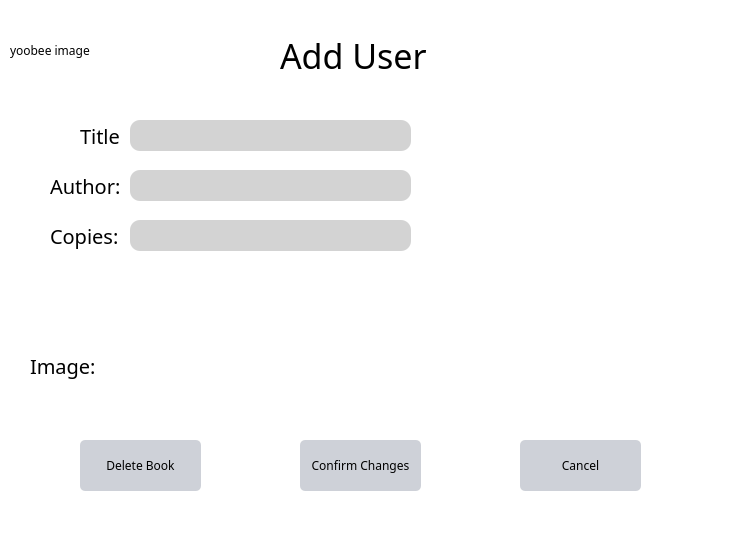
<?xml version="1.0" encoding="UTF-8"?>
<ui version="4.0">
 <class>adminadduser</class>
 <widget class="QDialog" name="adminadduser">
  <property name="geometry">
   <rect>
    <x>0</x>
    <y>0</y>
    <width>731</width>
    <height>540</height>
   </rect>
  </property>
  <property name="windowTitle">
   <string>Dialog</string>
  </property>
  <widget class="QFrame" name="gridFrame_2">
   <property name="geometry">
    <rect>
     <x>0</x>
     <y>0</y>
     <width>731</width>
     <height>541</height>
    </rect>
   </property>
   <property name="styleSheet">
    <string notr="true">*{
background: rgb(255, 255, 255);
fontsize: 15px;
font-family: Century Gothic, sans-serif;
}

QFrame{
border: solid 10px rgba(0, 0, 0);
}

QLineEdit{
color: #8d98a1;
background-color: #d3d3d3;
font-size: 18px;
border-style: outset;
border-radius: 10px;
}
QPushButton{
background: #ced1d8;
border-style: outset;
border-radius: 5px;
}
QPushButton:pressed{
background-color: rgb(77, 77, 77);
border-style: inset;
}
</string>
   </property>
   <widget class="QLabel" name="label_2">
    <property name="geometry">
     <rect>
      <x>80</x>
      <y>120</y>
      <width>41</width>
      <height>31</height>
     </rect>
    </property>
    <property name="styleSheet">
     <string notr="true">font-size: 20px</string>
    </property>
    <property name="text">
     <string>Title:</string>
    </property>
   </widget>
   <widget class="QLabel" name="label_4">
    <property name="geometry">
     <rect>
      <x>50</x>
      <y>220</y>
      <width>91</width>
      <height>31</height>
     </rect>
    </property>
    <property name="styleSheet">
     <string notr="true">font-size: 20px</string>
    </property>
    <property name="text">
     <string>Copies:</string>
    </property>
   </widget>
   <widget class="QLabel" name="label">
    <property name="geometry">
     <rect>
      <x>280</x>
      <y>30</y>
      <width>151</width>
      <height>51</height>
     </rect>
    </property>
    <property name="styleSheet">
     <string notr="true">font-size: 34px</string>
    </property>
    <property name="text">
     <string>Add User</string>
    </property>
   </widget>
   <widget class="QPushButton" name="canceledit">
    <property name="geometry">
     <rect>
      <x>520</x>
      <y>440</y>
      <width>121</width>
      <height>51</height>
     </rect>
    </property>
    <property name="text">
     <string>Cancel</string>
    </property>
   </widget>
   <widget class="QLabel" name="label_3">
    <property name="geometry">
     <rect>
      <x>50</x>
      <y>170</y>
      <width>91</width>
      <height>31</height>
     </rect>
    </property>
    <property name="styleSheet">
     <string notr="true">font-size: 20px</string>
    </property>
    <property name="text">
     <string>Author:</string>
    </property>
   </widget>
   <widget class="QPushButton" name="confimedit">
    <property name="geometry">
     <rect>
      <x>300</x>
      <y>440</y>
      <width>121</width>
      <height>51</height>
     </rect>
    </property>
    <property name="text">
     <string>Confirm Changes</string>
    </property>
   </widget>
   <widget class="QLabel" name="label_5">
    <property name="geometry">
     <rect>
      <x>30</x>
      <y>350</y>
      <width>71</width>
      <height>31</height>
     </rect>
    </property>
    <property name="styleSheet">
     <string notr="true">font-size: 20px</string>
    </property>
    <property name="text">
     <string>Image:</string>
    </property>
   </widget>
   <widget class="QLineEdit" name="book_name_label">
    <property name="geometry">
     <rect>
      <x>130</x>
      <y>120</y>
      <width>281</width>
      <height>31</height>
     </rect>
    </property>
   </widget>
   <widget class="QLineEdit" name="book_author_label">
    <property name="geometry">
     <rect>
      <x>130</x>
      <y>170</y>
      <width>281</width>
      <height>31</height>
     </rect>
    </property>
   </widget>
   <widget class="QLineEdit" name="book_copies_label">
    <property name="geometry">
     <rect>
      <x>130</x>
      <y>220</y>
      <width>281</width>
      <height>31</height>
     </rect>
    </property>
   </widget>
   <widget class="QLabel" name="img">
    <property name="geometry">
     <rect>
      <x>10</x>
      <y>10</y>
      <width>161</width>
      <height>81</height>
     </rect>
    </property>
    <property name="text">
     <string>yoobee image</string>
    </property>
   </widget>
   <widget class="QPushButton" name="deletebook">
    <property name="geometry">
     <rect>
      <x>80</x>
      <y>440</y>
      <width>121</width>
      <height>51</height>
     </rect>
    </property>
    <property name="text">
     <string>Delete Book</string>
    </property>
   </widget>
  </widget>
 </widget>
 <resources/>
 <connections/>
</ui>
